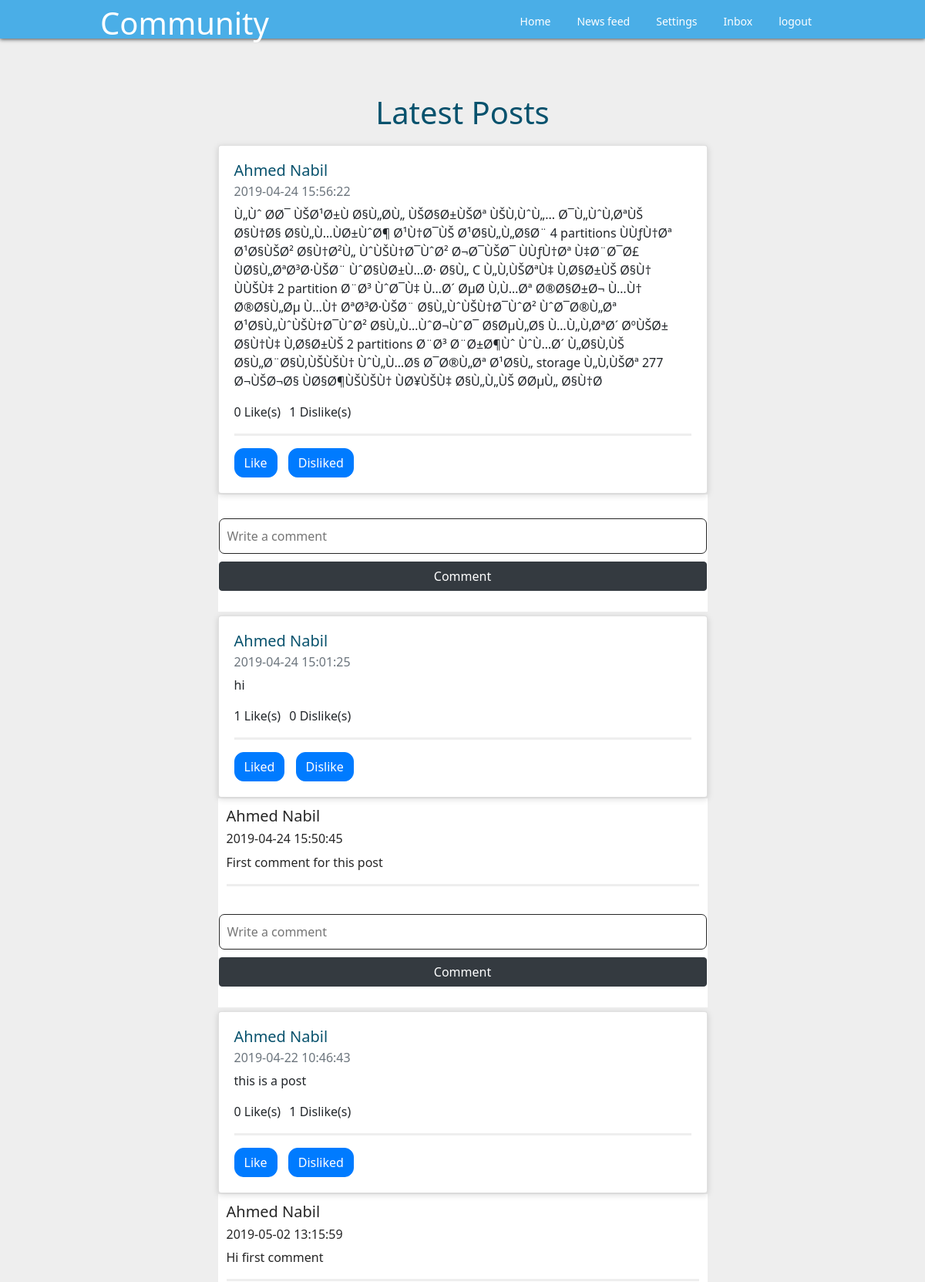
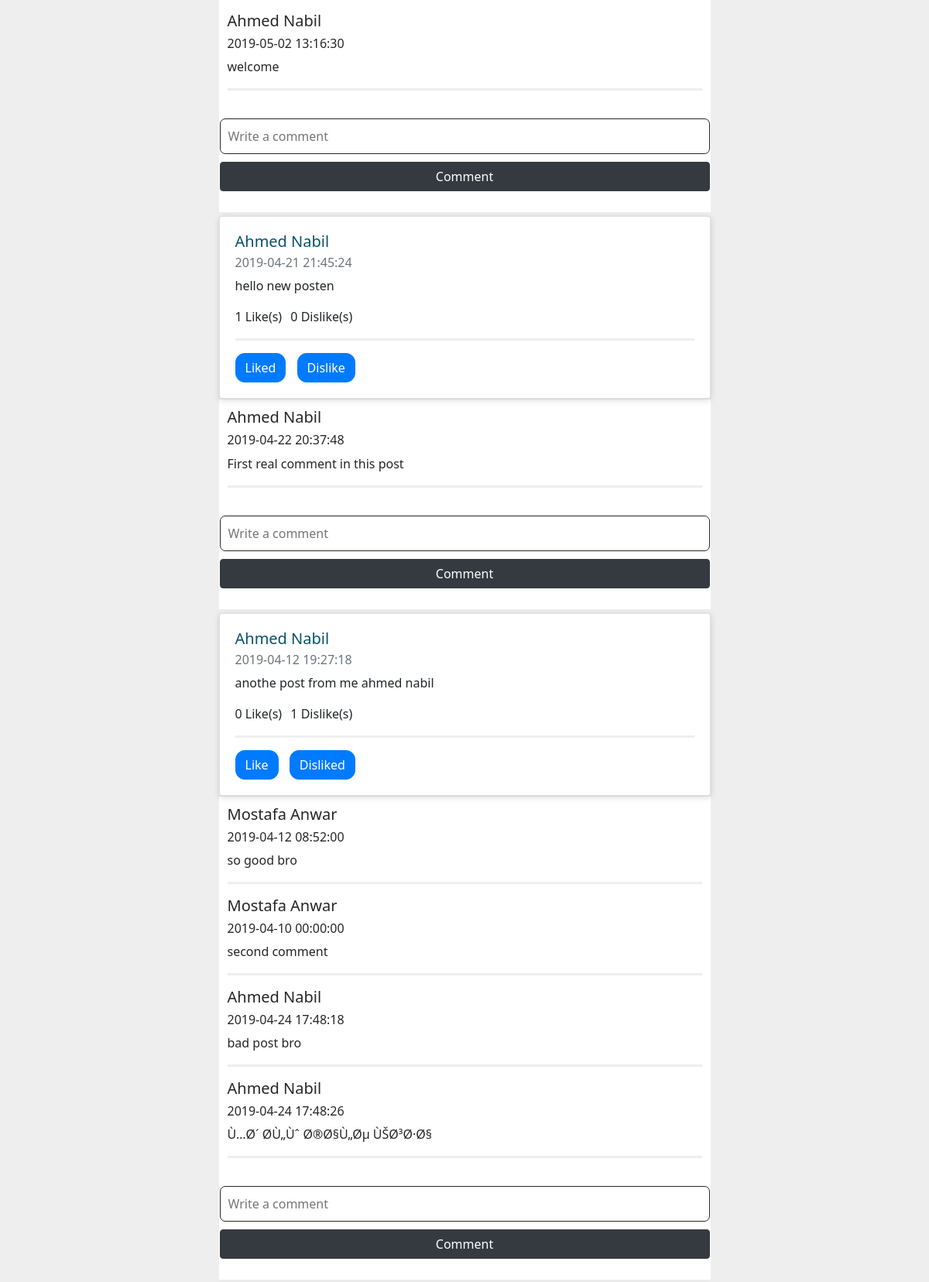
The page /newsFeed.php (upper part) on the database its author committed (2 pictures, top to bottom).
### tables this page shows
CREATE TABLE `posts` (
  `post_id` int(11) NOT NULL,
  `post_body` varchar(600) NOT NULL,
  `user_id` int(11) NOT NULL,
  `likes` int(11) NOT NULL,
  `dislikes` int(11) NOT NULL,
  `privacy` int(11) NOT NULL,
  `post_date` datetime NOT NULL,
  `Rating_state` int(11) NOT NULL
);

CREATE TABLE `users` (
  `user_id` int(11) NOT NULL,
  `username` varchar(30) NOT NULL,
  `email` varchar(30) NOT NULL,
  `password` varchar(30) NOT NULL,
  `followingCount` int(11) NOT NULL,
  `followers` int(11) NOT NULL,
  `age` int(11) NOT NULL,
  `gender` varchar(10) NOT NULL
);

### Includes/DBConnection.php (called while the page is built, shortened)
<?php
class DBConnection
{
    public $host="localhost";
    public $user="root";
    public $pass="";
    public $DB="communitydb";
    public function Connect(){
        $this->con=new mysqli($this->host,$this->user,$this->pass,$this->DB);
    }
}

### newsFeed.php (the view, shortened to what this page needs)
<?php
include 'Includes/nav.php';
include 'Includes/DBConnection.php';
$db = new DBConnection();
$db->Connect();
$sql="SELECT users.username,posts.post_id,posts.post_body,posts.likes,posts.dislikes,posts.post_date,posts.Rating_state
 FROM posts INNER JOIN users ON posts.user_id = users.user_id order by posts.post_id DESC";
$result = mysqli_query($db->con,$sql);
$Allposts = mysqli_fetch_all($result, MYSQLI_ASSOC);
function getComments($post_id,$connection)
{
    $sql = "SELECT DISTINCT users.username,comments.comment,comments.date from ((comments
    INNER JOIN users ON comments.user_id=users.user_id) INNER JOIN posts ON comments.post_id ='$post_id')";
    $r = mysqli_query($connection, $sql);
    echo "<div class=\"parent\">";
        echo "<div class=\"\">";
            echo "<div class=\"mystyle\" id='$post_id'>";
                while ($comment = mysqli_fetch_assoc($r)) {
                        $name = $comment['username'];
                        $comment_body = $comment['comment'];
                        $date = $comment['date'];
                        echo "       <div class='mycomment'>
                                        <h5 class=\"\">$name </h5>
                                        <h6 class=\"\">$date</h6>
                                        <p class=\"\" >$comment_body</p>
                                        <hr>
                                      </div>";
                        }
            echo "</div>";
        echo "</div>";
    echo "</div>";
    echo "<div class='form-style'>
                <form class='\"commentform\"' id='formtocomment'>
                    <input type=\"hidden\" value=\"$post_id\" name=\"postid\">
                    <input type=\"hidden\" value=\"{$_SESSION['username']}\" name=\"username\" id='user'>
                    <input type=\"text\" style=\" width: 100%;margin-bottom: 10px;\" class=\"form-group commentvalue \"
                    name='comment' placeholder='Write a comment'>
                    <input type=\"submit\" style=\" width: 100%;margin-bottom: 10px;\" class=\"form-group commentbutton btn btn-dark\" name='submit' value='Comment'>
                    <p class='par'></p>
                </form>
           </div>";
}
?>
<html lang="en">
    <head>
        <link rel="stylesheet" type="text/css" href="css/bootstrap.min.css">
        <link rel='stylesheet' type='text/css' href='css/main.css' />
    </head>
    <body>
        <section class="latest-posts">
            <div class="container">
                <h1 style="text-align: center">Latest Posts</h1>
                <div class="row ">
                    <?php foreach ($Allposts as $post):?>
                        <div class="col-sm-12 col-md-7 edit">
                            <div class="card ">
                                <div class="card-body">
                                    <h5 class="card-title"><?php echo $post["username"]; ?> </h5>
                                    <h6 class="card-subtitle mb-2 text-muted"><?php echo $post['post_date']; ?></h6>
                                    <p class="card-text"><?php echo $post['post_body']; ?></p>
                                    <p class="count" id="likes"><?php echo $post['likes']; ?> Like(s)</p>
                                    <p class="count" id="dislikes"><?php echo $post['dislikes']; ?> Dislike(s)</p>
                                    <hr>
                                    <a href="" class="btn btn-primary like" data-id="<?php echo $post['post_id'];?>"
                                    data-state="<?php echo $post['Rating_state'];?>">
                                        <?php if($post['Rating_state']==1):?>
                                            <span>Liked</span>
                                        <?php else:?>
                                            <span>Like</span>
                                        <?php endif;?>
                                    </a>
                                    <a href="" class="btn btn-primary dislike" data-id="<?php echo $post['post_id'];?>"
                                       data-state="<?php echo $post['Rating_state'];?>">
                                        <?php if($post['Rating_state']==2):?>
                                            <span>Disliked</span>
                                        <?php else:?>
                                            <span>Dislike</span>
                                        <?php endif;?>
                                    </a>
                                </div>
                            </div>
                            <?php
                                $ThePostId = $post['post_id'];
                                getComments($ThePostId,$db->con);
                            ?>
                        </div>
                    <?php endforeach;?>
                </div>
            </div>
        </section>
    </body>
</html>

### css/main.css (style rules this page uses)
* { box-sizing: border-box; -webkit-box-sizing: border-box; }
body { margin: 0; padding: 0; background: #EEE; box-sizing: border-box; }
* { font-family: 'wf_SegoeUILight','Segoe UI Light', 'Segoe UI', 'Segoe WP Light', 'Tahoma', Arial, Verdana, sans-serif; font-weight: 300; }
hr { background: #EEE; border: 1px solid #EEE; height: 1px; }
.latest-posts { padding: 55px 0;margin: 17px }
.latest-posts .container> h1 { margin-bottom: 18px;color:#08526D;text-align: center }
.latest-posts .card { -webkit-box-shadow: 0 2px 8px 0 rgba(0, 0, 0, 0.15); box-shadow: 0 2px 8px 0 rgba(0, 0, 0, 0.15); -webkit-transition: box-shadow 0.25s ease-in; -moz-transition: box-shadow 0.25s ease-in; -o-transition: box-shadow 0.25s ease-in; transition: box-shadow 0.25s ease-in; margin-bottom: 20px; }
.latest-posts { overflow: hidden !important }
.latest-posts .card h5 { color:#08526D }
.latest-posts .row .edit { margin: 0 auto;margin-bottom: -7px; }
.latest-posts .row .count { display: inline-block;padding-right: 7px;margin-bottom: -4px; }
.latest-posts .row .btn-primary { margin-right: 10px;border-radius: 12px; }
.parent { border:1px solid #FFFFFF;margin-top: -19px;margin-bottom: 5px;background: #FFFFFF; color: #262626;padding: 10px; }
.form-style { border: 1px solid #FFFFFF;margin-bottom: 12px;background: #FFFFFF;padding-top: 8px;margin-top: -5px }
.commentvalue { padding: 10px;border-radius: 7px;border:1px solid #262626 }

### rows shown on the page
posts: user.username "Ahmed Nabil", post_date "2019-04-24 15:56:22", post_body "Ù„Ùˆ Ø­Ø¯ ÙŠØ¹Ø±Ù Ø§Ù„Ø­Ù„ ÙŠØ§Ø±ÙŠØª ÙŠÙ‚ÙˆÙ„... Ø¯Ù„ÙˆÙ‚ØªÙŠ Ø§Ù†Ø§ Ø§Ù„Ù…ÙØ±ÙˆØ¶ Ø¹Ù†Ø¯ÙŠ Ø¹Ø§Ù„Ù„Ø§Ø¨ 4 partitions ÙÙƒÙ†Øª Ø¹Ø§ÙŠØ² Ø§Ù†Ø²Ù„ ÙˆÙŠÙ†Ø¯ÙˆØ² Ø¬Ø¯ÙŠØ¯ ÙÙƒÙ†Øª Ù‡Ø¨Ø¯Ø£ ÙØ§Ù„ØªØ³Ø·ÙŠØ¨ ÙˆØ§ÙØ±Ù…Ø· Ø§Ù„ C Ù„Ù‚ÙŠØªÙ‡ Ù‚Ø§Ø±ÙŠ Ø§Ù† ÙÙŠÙ‡ 2 partition Ø¨Ø³ ÙˆØ¯Ù‡ Ù…Ø´ ØµØ­ Ù‚Ù…Øª Ø®Ø§Ø±Ø¬ Ù…Ù† Ø®Ø§Ù„Øµ Ù…Ù† ØªØ³Ø·ÙŠØ¨ Ø§Ù„ÙˆÙŠÙ†Ø¯ÙˆØ² ÙˆØ¯Ø®Ù„Øª Ø¹Ø§Ù„ÙˆÙŠÙ†Ø¯ÙˆØ² Ø§Ù„Ù…ÙˆØ¬ÙˆØ¯ Ø§ØµÙ„Ø§ Ù…Ù„Ù‚ØªØ´ ØºÙŠØ± Ø§Ù†Ù‡ Ù‚Ø§Ø±ÙŠ 2 partitions Ø¨Ø³ Ø¨Ø±Ø¶Ùˆ ÙˆÙ…Ø´ Ù„Ø§Ù‚ÙŠ Ø§Ù„Ø¨Ø§Ù‚ÙŠÙŠÙ† ÙˆÙ„Ù…Ø§ Ø¯Ø®Ù„Øª Ø¹Ø§Ù„ storage Ù„Ù‚ÙŠØª 277 Ø¬ÙŠØ¬Ø§ ÙØ§Ø¶ÙŠÙŠÙ† ÙØ¥ÙŠÙ‡ Ø§Ù„Ù„ÙŠ Ø­ØµÙ„ Ø§Ù†Ø", likes "0", dislikes "1", Rating_state "Like"
posts: user.username "Ahmed Nabil", post_date "2019-04-24 15:01:25", post_body "hi", likes "1", dislikes "0", Rating_state "Liked", name "Ahmed Nabil", date "2019-04-24 15:50:45", comment_body "First comment for this post"
posts: user.username "Ahmed Nabil", post_date "2019-04-22 10:46:43", post_body "this is a post", likes "0", dislikes "1", Rating_state "Like", name "Ahmed Nabil", date "2019-05-02 13:15:59", comment_body "Hi first comment", date "2019-05-02 13:16:30", comment_body "welcome"
posts: user.username "Ahmed Nabil", post_date "2019-04-21 21:45:24", post_body "hello new posten", likes "1", dislikes "0", Rating_state "Liked", name "Ahmed Nabil", date "2019-04-22 20:37:48", comment_body "First real comment in this post"
posts: user.username "Ahmed Nabil", post_date "2019-04-12 19:27:18", post_body "anothe post from me ahmed nabil", likes "0", dislikes "1", Rating_state "Like", name "Mostafa Anwar", date "2019-04-12 08:52:00", comment_body "so good bro", date "2019-04-10 00:00:00", comment_body "second comment", name "Ahmed Nabil", date "2019-04-24 17:48:18", comment_body "bad post bro", date "2019-04-24 17:48:26", comment_body "Ù…Ø´ Ø­Ù„Ùˆ Ø®Ø§Ù„Øµ ÙŠØ³Ø·Ø§"
